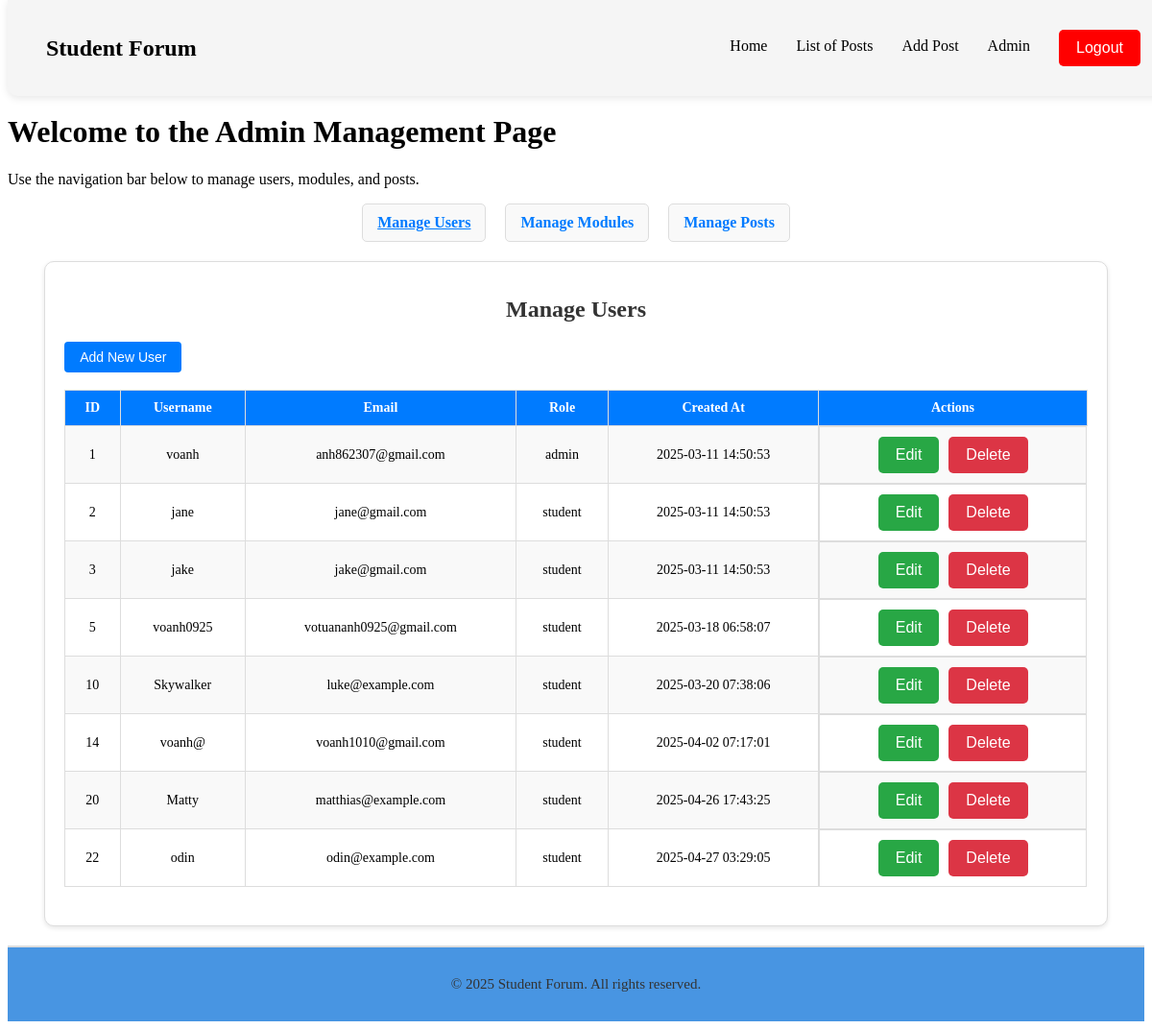
/Admin/account.php (signed in), run on the app's committed database.
### tables this page shows
CREATE TABLE `users` (
  `id` int(11) NOT NULL,
  `username` varchar(50) NOT NULL,
  `email` varchar(100) NOT NULL,
  `password_hash` varchar(255) NOT NULL,
  `role` enum('admin','student') DEFAULT 'student',
  `created_at` timestamp NOT NULL DEFAULT current_timestamp()
);

### Admin/account.php (called while the page is built, shortened)
<?php
require_once '../includes/DatabaseConnection.php';
require_once '../includes/DatabaseFunctions.php';
$title = 'Admin Account';
include '../templates/layout.html.php';
?>

### Admin/manage_users.php (called while the page is built, shortened)
<?php
require_once '../includes/DatabaseConnection.php';
require_once '../includes/DatabaseFunctions.php';
$users = allUsers($pdo);
include '../templates/manage_users.html.php';

### includes/DatabaseFunctions.php (called while the page is built, shortened)
<?php
function query($pdo, $sql, $parameters = []){
    $query = $pdo->prepare($sql);
    $query->execute($parameters);
    return $query;
}
function allUsers($pdo){
    $users = query($pdo, 'SELECT * FROM users');
    return $users->fetchAll();
}
?>

### Admin/manage_modules.php (called while the page is built, shortened)
<?php
require_once '../includes/DatabaseConnection.php';
require_once '../includes/DatabaseFunctions.php';
include '../templates/manage_modules.html.php';

### Admin/manage_posts.php (called while the page is built, shortened)
<?php
require_once '../includes/DatabaseConnection.php';
require_once '../includes/DatabaseFunctions.php';
include '../templates/manage_posts.html.php';

### templates/manage_users.html.php (the view, shortened to what this page needs)
<?php
include_once $_SERVER['DOCUMENT_ROOT'] . '/coursework/includes/DatabaseConnection.php';
include_once $_SERVER['DOCUMENT_ROOT'] . '/coursework/includes/DatabaseFunctions.php';
$users = allUsers($pdo);
?>
<!DOCTYPE html>
<html>
<head>
    <link rel="stylesheet" href="/coursework/CSS/admin.css">
</head>
<body>
    <div class="management-container" id="manage-users">
        <h1 class="page-title">Manage Users</h1>
        <form action="/coursework/templates/add_user.html.php" method="get" class="inline-form">
            <button type="submit" class="btn add-btn">Add New User</button>
        </form>
        <br>
        <br>
        <table class="management-table">
            <tr>
                <th>ID</th>
                <th>Username</th>
                <th>Email</th>
                <th>Role</th>
                <th>Created At</th>
                <th>Actions</th>
            </tr>
            <?php foreach ($users as $user): ?>
            <tr>
                <td><?= htmlspecialchars($user['id']) ?></td>
                <td><?= htmlspecialchars($user['username']) ?></td>
                <td><?= htmlspecialchars($user['email']) ?></td>
                <td><?= htmlspecialchars($user['role']) ?></td>
                <td><?= htmlspecialchars($user['created_at']) ?></td>
                <td class="action-buttons">
                    <form action="/coursework/Admin/edit_user.php" method="get" class="inline-form">
                        <button type="submit" class="btn edit-btn">Edit</button>
                    </form>
                    <form action="/coursework/Admin/delete_user.php" method="post" class="inline-form">
                        <button type="submit" onclick="return confirm('Are you sure you want to delete this user?');" class="btn delete-btn">Delete</button>
                    </form>
                </td>
            </tr>
            <?php endforeach; ?>
        </table>
    </div>
</body>
</html>

### templates/layout.html.php (shortened to what this page needs)
<!DOCTYPE html>
<html lang="en">
<head>
    <link rel="stylesheet" href="/coursework/CSS/posts.css">
</head>
<body>
<header class="header-nav-container">
    <h1 class="site-title">Student Forum</h1>
    <div class="nav-container">
        <nav>
            <a href="/coursework/view/index.php">Home</a>
            <a href="/coursework/view/posts.php">List of Posts</a>
            <a href="/coursework/view/addpost.php">Add Post</a>
            <?php if (isset($_SESSION['role']) && $_SESSION['role'] === 'admin'): ?>
                <a href="/coursework/Admin/account.php">Admin</a>
            <?php endif; ?>
        </nav>
        <div class="signIN-buttons">
            <?php if (isset($_SESSION['user_id'])): ?>
                <form action="/coursework/login/logout.php" method="post">
                    <button type="submit" onclick="return confirm('Are you sure you want to logout?');" class="btn logout-btn">Logout</button>
                </form>
            <?php else: ?>
                <form action="/coursework/login/login.php" method="get">
                    <button type="submit" class="btn login-btn">Login</button>
                </form>
            <?php endif; ?>
        </div>
    </div>
</header>
<main>
    <?php if ($title === 'Admin Account'): ?>
        <h1>Welcome to the Admin Management Page</h1>
        <p>Use the navigation bar below to manage users, modules, and posts.</p>
        <div class="management-nav">
            <a href="#manageUsers" class="tab-link" data-tab="manageUsers">Manage Users</a>
            <a href="#manageModules" class="tab-link" data-tab="manageModules">Manage Modules</a>
            <a href="#managePosts" class="tab-link" data-tab="managePosts">Manage Posts</a>
        </div>
        <div id="manageUsers" class="tab-content">
            <?php include '../Admin/manage_users.php'; ?>
        </div>
            <?php include '../Admin/manage_modules.php'; ?>
            <?php include '../Admin/manage_posts.php'; ?>
    <?php else: ?>
        <?= $output ?>
    <?php endif; ?>
</main>
<footer>
    <p>&copy; <?= date('Y'); ?> Student Forum. All rights reserved.</p>
</footer>
</body>
</html>

### templates/manage_modules.html.php (shortened to what this page needs)
<?php
include_once $_SERVER['DOCUMENT_ROOT'] . '/coursework/includes/DatabaseConnection.php';
include_once $_SERVER['DOCUMENT_ROOT'] . '/coursework/includes/DatabaseFunctions.php';
?>
<!DOCTYPE html>
<html>
<head>
    <link rel="stylesheet" href="/coursework/CSS/admin.css">
</head>
<body>
</body>
</html>

### templates/manage_posts.html.php (shortened to what this page needs)
<?php
include_once $_SERVER['DOCUMENT_ROOT'] . '/coursework/includes/DatabaseConnection.php';
include_once $_SERVER['DOCUMENT_ROOT'] . '/coursework/includes/DatabaseFunctions.php';
?>
<!DOCTYPE html>
<html>
<head>
    <link rel="stylesheet" href="/coursework/CSS/admin.css">
</head>
<body>
</body>
</html>

### CSS/posts.css (style rules this page uses)
.header-nav-container { height: 100px; padding: 0 40px; display: flex; align-items: center; justify-content: space-between; background: #f5f5f5; position: fixed; top: 0; width: 95%; z-index: 999; border-radius: 0 0 10px 10px; box-shadow: 0 2px 8px rgba(0, 0, 0, 0.1); }
body { padding-top: 90px; overflow-y: scroll; scrollbar-width: none; }
.site-title { font-size: 24px; font-weight: bold; display: flex; align-items: center; }
.nav-container { display: flex; align-items: center; }
nav { display: flex; align-items: center; gap: 30px; }
nav a { text-decoration: none; color: #000; font-size: 16px; font-weight: 500; position: relative; padding-bottom: 5px; transition: color 0.3s ease; }
nav a::after { content: ''; position: absolute; left: 0; bottom: -2px; width: 100%; height: 2px; background-color: #007bff; transform: scaleX(0); transform-origin: left; transition: transform 0.3s ease-in-out; }
.signIN-buttons { margin-left: 30px; }
.btn { padding: 10px 18px; border: none; border-radius: 8px; font-size: 16px; cursor: pointer; transition: 0.3s ease-in-out; }
.logout-btn { background-color: red; color: white; }
footer { background-color: #4895e2; color: #333; text-align: center; padding: 15px 40px; font-size: 15px; font-weight: 500; border-top: 2px solid #ddd; position: relative; bottom: 0; }

### CSS/admin.css (style rules this page uses)
.management-container { margin: 20px auto; width: 90%; max-width: 1200px; background-color: #fff; padding: 20px; border: 1px solid #ddd; border-radius: 10px; box-shadow: 0 2px 5px rgba(0, 0, 0, 0.1); }
.page-title { text-align: center; font-size: 24px; font-weight: bold; color: #333; margin-bottom: 20px; }
.management-table { width: 100%; border-collapse: collapse; margin-bottom: 20px; }
.management-table th, .management-table td { border: 1px solid #ddd; padding: 10px; text-align: center; font-size: 14px; }
.management-table th { background-color: #007BFF; color: white; font-weight: bold; }
.management-table tr:nth-child(even) { background-color: #f9f9f9; }
.action-buttons { display: flex; justify-content: center; gap: 10px; }
.inline-form { display: inline-block; }
.btn { padding: 10px 18px; border: none; border-radius: 5px; cursor: pointer; font-size: 16px; }
.edit-btn { background-color: #28a745; color: white; }
.delete-btn { background-color: #dc3545; color: white; }
.management-nav { display: flex; justify-content: center; gap: 20px; margin-bottom: 20px; }
.management-nav a { text-decoration: none; font-size: 16px; font-weight: bold; color: #007BFF; padding: 10px 15px; border: 1px solid #ddd; border-radius: 5px; background-color: #f9f9f9; transition: background-color 0.3s ease, color 0.3s ease; }
.tab-content { display: none; }
.tab-content.active-tab { display: block; }
.tab-link.active-tab { font-weight: bold; color: #007BFF; text-decoration: underline; }
.add-btn { background-color: #007bff; color: white; padding: 8px 16px; border: none; border-radius: 4px; cursor: pointer; font-size: 14px; transition: background-color 0.3s ease; }

### data on the page
users: id "1", username "voanh", email "anh862307@gmail.com", role "admin", created_at "2025-03-11 14:50:53"
users: id "2", username "jane", email "jane@gmail.com", role "student", created_at "2025-03-11 14:50:53"
users: id "3", username "jake", email "jake@gmail.com", role "student", created_at "2025-03-11 14:50:53"
users: id "5", username "voanh0925", email "votuananh0925@gmail.com", role "student", created_at "2025-03-18 06:58:07"
users: id "10", username "Skywalker", email "luke@example.com", role "student", created_at "2025-03-20 07:38:06"
users: id "14", username "voanh@", email "voanh1010@gmail.com", role "student", created_at "2025-04-02 07:17:01"
users: id "20", username "Matty", email "matthias@example.com", role "student", created_at "2025-04-26 17:43:25"
users: id "22", username "odin", email "odin@example.com", role "student", created_at "2025-04-27 03:29:05"
